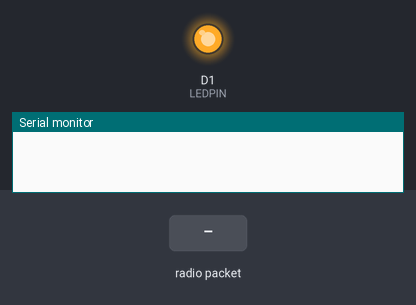
Bench run of a sketch on a simulated ESP8266 (Wemos D1 mini). On the bench: output pins drawn as LEDs (lit = HIGH), the last lines printed to the serial monitor. The inputs (shaded band) are chosen by the test bench. No radio packets arrive unless stated.

Above: at 0.1 s.
At 2.2 s:
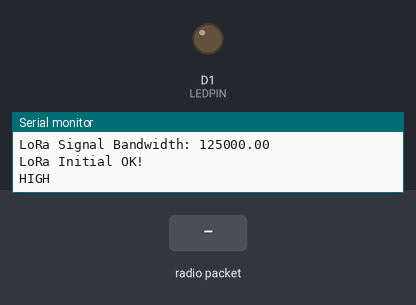
2.3 s: radio packet "1" arrives
Timing chart, 0 to 5.3 s (numbered marks = the images above; inputs shaded):
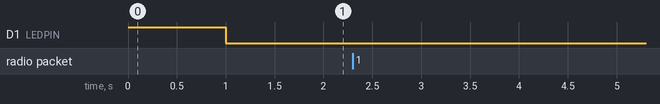

The sketch:

AntennaTestRec_wemos.ino
```cpp
/*
  Receiver with WeMos D1
  ESP8266 community version 2.6 & 3.0.0 & 3.1.2  OK
  Board LoLin WeMos D1 R2 & mini

  Works i.c.w. t-beam for measuring Antenna's

 */
#include <ArduinoJson.h> // version 5.13 is used higher versions may not work
#include <LoRa.h>        // by Sandeep Mistry version 0.8.0

/*WeMos D1          RFM9x Module
  GPIO12 (D6) <----> MISO
  GPIO13 (D7) <----> MOSI
  GPIO14 (D5) <----> CLK
  GPIO15 (D8) <----> DIO0/D2 OR DIO1/D3 OR DIO2/D4
  GPIO16 (D0) <----> SEL Chip Select (depending on bottom solder PAD position)

   WeMos D1         Shield Feature
  GPIO5  (D1) <----> I2C SCL
  GPIO4  (D2) <----> I2C SDA
  GPIO0  (D3) <----> WS2812 LEDS
  GPIO2  (D4) <----> Push Button
  GPIO16 (D0) <----> RESET (depending on bottom solder PAD position)

*/

#define SS      D0
#define RST     D0
#define DI0     D8


#define spreadingFactor 9
#define SignalBandwidth 125E3
#define preambleLength 8
#define codingRateDenominator 8

#define FREQUENCY 868.9E6
#define LEDPIN 5


double retFrequency;
int retSF;

void receivingMessage () {
  unsigned long eentry = millis();
  StaticJsonBuffer<500> jsonBuffer;
  char json[500];
  Serial.println("HIGH");
  digitalWrite(LEDPIN, LOW);

  // Receive Message

  //  Serial.print("Start receiving ");
  //  Serial.println(millis());
  while (LoRa.parsePacket() == 0) yield();
  // received a packet
  // Serial.println("Received packet");

  // read packet
  json[0] = '\0';
  while (LoRa.available()) {
    byte hi = strlen(json);
    json[hi] = (char)LoRa.read();
    json[hi + 1] = '\0';
  }
  //  Serial.println(json);
  JsonObject& recMessage = jsonBuffer.parse(json);

  if (recMessage.success()) {

    recMessage["RSSI"] = LoRa.packetRssi();


    //    Serial.println("-------");
    //    Serial.print("Received  Data / Start sending ");
    //    Serial.println(millis());
    recMessage.printTo(Serial);
    //    Serial.println();
    Serial.println("LOW");
    digitalWrite(LEDPIN, HIGH);
    delay(200);

    // Send packet back
    String sendMessage;
    recMessage.printTo(sendMessage);
    LoRa.setTxPower(17);
    LoRa.beginPacket();
    LoRa.print(sendMessage);
    LoRa.endPacket();
    Serial.println("Package sent");
  } else Serial.println("parseObject() failed");
  Serial.println(millis() - eentry);
}

void initLoRa() {
  SPI.begin();
  LoRa.setPins(D0, D0, D8);
  if (!LoRa.begin(FREQUENCY)) {
    Serial.println("Starting LoRa failed!");
    while (1) {
      digitalWrite(LEDPIN, 1);
      delay(200);
      digitalWrite(LEDPIN, 0);
      delay(200);
    }
  }
  Serial.print("FREQUENCY ");
  Serial.println(FREQUENCY);
  LoRa.setTxPower(1);
  Serial.print("LoRa Spreading Factor: ");
  Serial.println(spreadingFactor);
  LoRa.setSpreadingFactor(spreadingFactor);
  Serial.print("LoRa Signal Bandwidth: ");
  Serial.println(SignalBandwidth);
  LoRa.setSignalBandwidth(SignalBandwidth);
  Serial.println("LoRa Initial OK!");
}

void setup() {
  Serial.begin(115200);
  pinMode(LEDPIN, OUTPUT);
  digitalWrite(LEDPIN, 1);
  delay(1000);
  digitalWrite(LEDPIN, 0);
  initLoRa();
}

void loop() {
  receivingMessage();
  yield();
}
```
